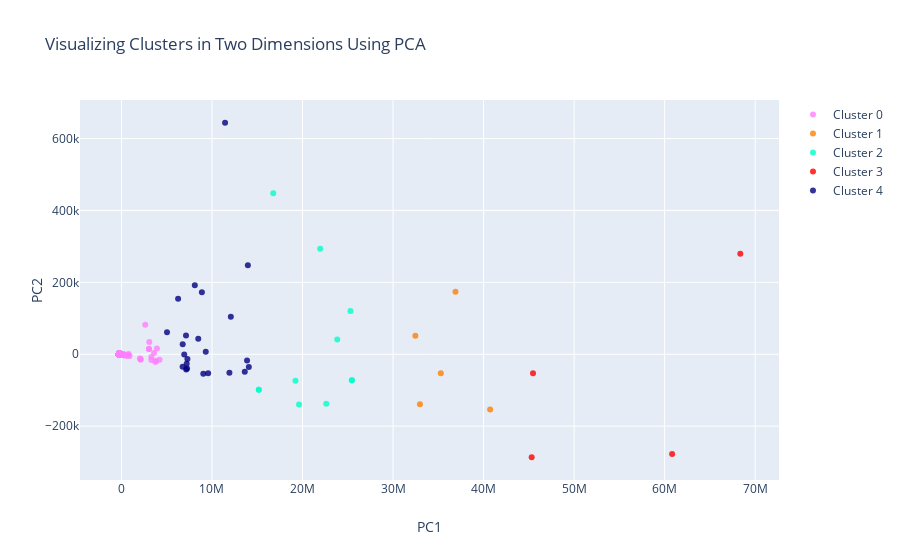

The notebook cell saved with this chart:
### Code cell
#Instructions for building the 2-D plot

#trace1 is for 'Cluster 0'
trace1 = go.Scatter(
                    x = cluster0["PC1_2d"],
                    y = cluster0["PC2_2d"],
                    mode = "markers",
                    name = "Cluster 0",
                    marker = dict(color = 'rgba(255, 128, 255, 0.8)'),
                    text = None)

#trace2 is for 'Cluster 1'
trace2 = go.Scatter(
                    x = cluster1["PC1_2d"],
                    y = cluster1["PC2_2d"],
                    mode = "markers",
                    name = "Cluster 1",
                    marker = dict(color = 'rgba(255, 128, 2, 0.8)'),
                    text = None)

#trace3 is for 'Cluster 2'
trace3 = go.Scatter(
                    x = cluster2["PC1_2d"],
                    y = cluster2["PC2_2d"],
                    mode = "markers",
                    name = "Cluster 2",
                    marker = dict(color = 'rgba(0, 255, 200, 0.8)'),
                    text = None)

#trace4 is for 'Cluster 3'
trace4 = go.Scatter(
                    x = cluster3["PC1_2d"],
                    y = cluster3["PC2_2d"],
                    mode = "markers",
                    name = "Cluster 3",
                    marker = dict(color = 'rgba(255, 0, 0, 0.8)'),
                    text = None)

#trace4 is for 'Cluster 4'
trace5 = go.Scatter(
                    x = cluster4["PC1_2d"],
                    y = cluster4["PC2_2d"],
                    mode = "markers",
                    name = "Cluster 4",
                    marker = dict(color = 'rgba(0, 0, 128, 0.8)'),
                    text = None)

data = [trace1, trace2, trace3, trace4, trace5]

title = "Visualizing Clusters in Two Dimensions Using PCA"

layout = dict(title = title,
              xaxis= dict(title= 'PC1',ticklen= 5,zeroline= False),
              yaxis= dict(title= 'PC2',ticklen= 5,zeroline= False)
             )

fig = dict(data = data, layout = layout)

iplot(fig)

### Figure 1 — Plotly figure (JSON) as saved in the notebook; plotly's stock layout.template omitted (floating-point values rounded to 4 significant figures; data arrays with more than 128 entries replaced by an {"elided": "..."} marker saying what was removed)
{"data": [{"marker": {"color": "rgba(255, 128, 255, 0.8)"}, "mode": "markers", "name": "Cluster 0", "type": "scatter", "x": {"elided": "2957 float values"}, "y": {"elided": "2957 float values"}}, {"marker": {"color": "rgba(255, 128, 2, 0.8)"}, "mode": "markers", "name": "Cluster 1", "type": "scatter", "x": [32460000.0, 40720000.0, 35270000.0, 32970000.0, 36900000.0], "y": [51160.0, -153800.0, -52730.0, -139300.0, 173800.0]}, {"marker": {"color": "rgba(0, 255, 200, 0.8)"}, "mode": "markers", "name": "Cluster 2", "type": "scatter", "x": [25290000.0, 19610000.0, 25450000.0, 22620000.0, 25450000.0, 23840000.0, 19220000.0, 21950000.0, 15170000.0, 15170000.0, 16760000.0], "y": [120300.0, -140000.0, -72090.0, -137700.0, -72090.0, 41170.0, -73770.0, 293400.0, -98540.0, -98540.0, 448100.0]}, {"marker": {"color": "rgba(255, 0, 0, 0.8)"}, "mode": "markers", "name": "Cluster 3", "type": "scatter", "x": [60820000.0, 45310000.0, 68360000.0, 45460000.0], "y": [-277400.0, -286500.0, 279600.0, -52510.0]}, {"marker": {"color": "rgba(0, 0, 128, 0.8)"}, "mode": "markers", "name": "Cluster 4", "type": "scatter", "x": [6755000.0, 7247000.0, 12080000.0, 13620000.0, 9039000.0, 9310000.0, 7208000.0, 9574000.0, 6933000.0, 8483000.0, 8103000.0, 6765000.0, 7149000.0, 8883000.0, 13870000.0, 11920000.0, 6257000.0, 13960000.0, 7129000.0, 5030000.0, 11450000.0, 14070000.0, 7285000.0], "y": [-34990.0, -39930.0, 104300.0, -48340.0, -54290.0, 7107.0, -26170.0, -53190.0, -347.4, 42790.0, 191800.0, 27720.0, -42220.0, 172600.0, -17700.0, -51780.0, 154600.0, 247300.0, 52190.0, 61480.0, 644000.0, -35620.0, -13210.0]}], "layout": {"title": {"text": "Visualizing Clusters in Two Dimensions Using PCA"}, "xaxis": {"ticklen": 5, "title": {"text": "PC1"}, "zeroline": false}, "yaxis": {"ticklen": 5, "title": {"text": "PC2"}, "zeroline": false}}}
